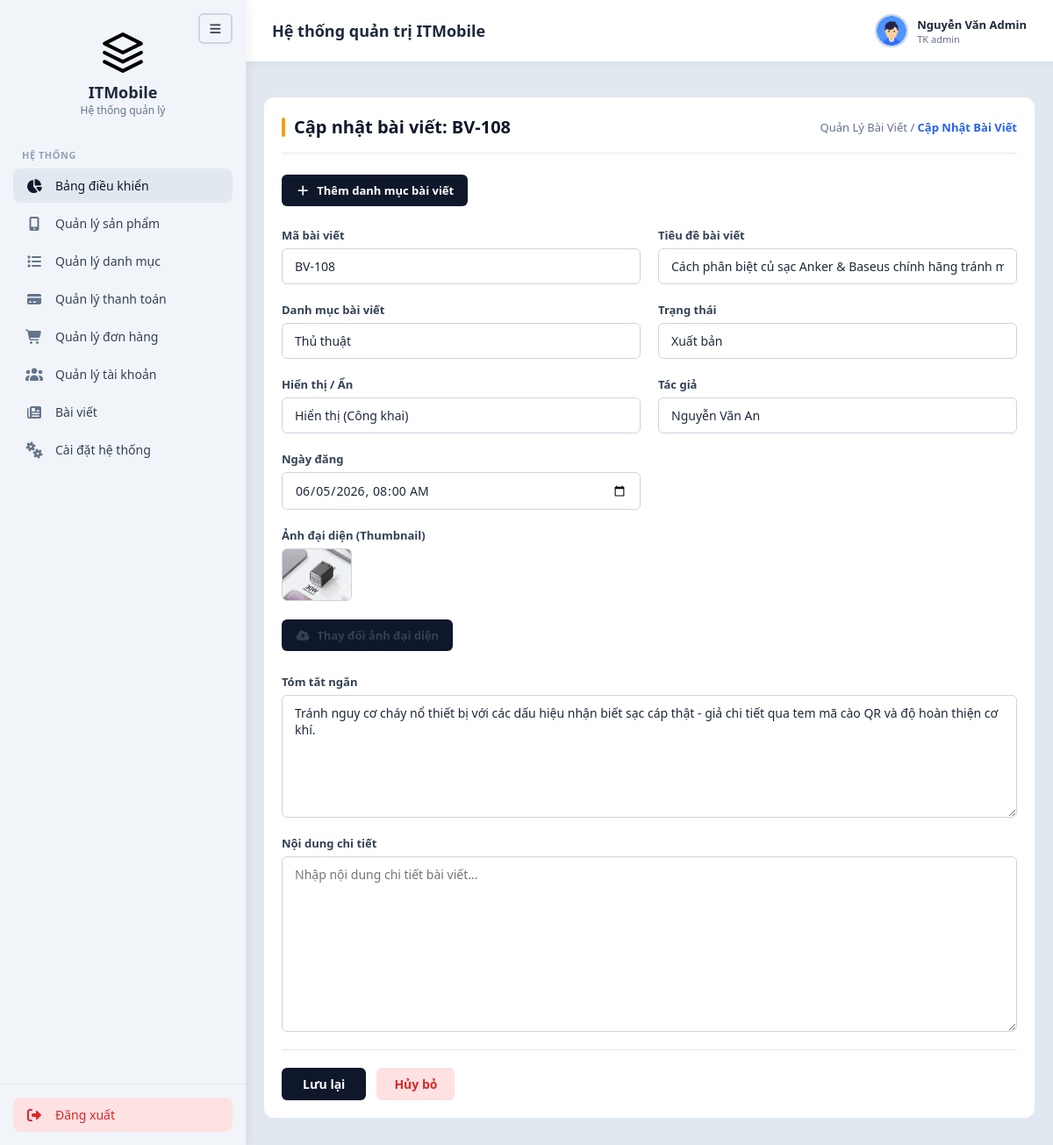
Page /Web_site/admin/capnhatbaiviet.php?id=8 (signed in) on the earlier database version.
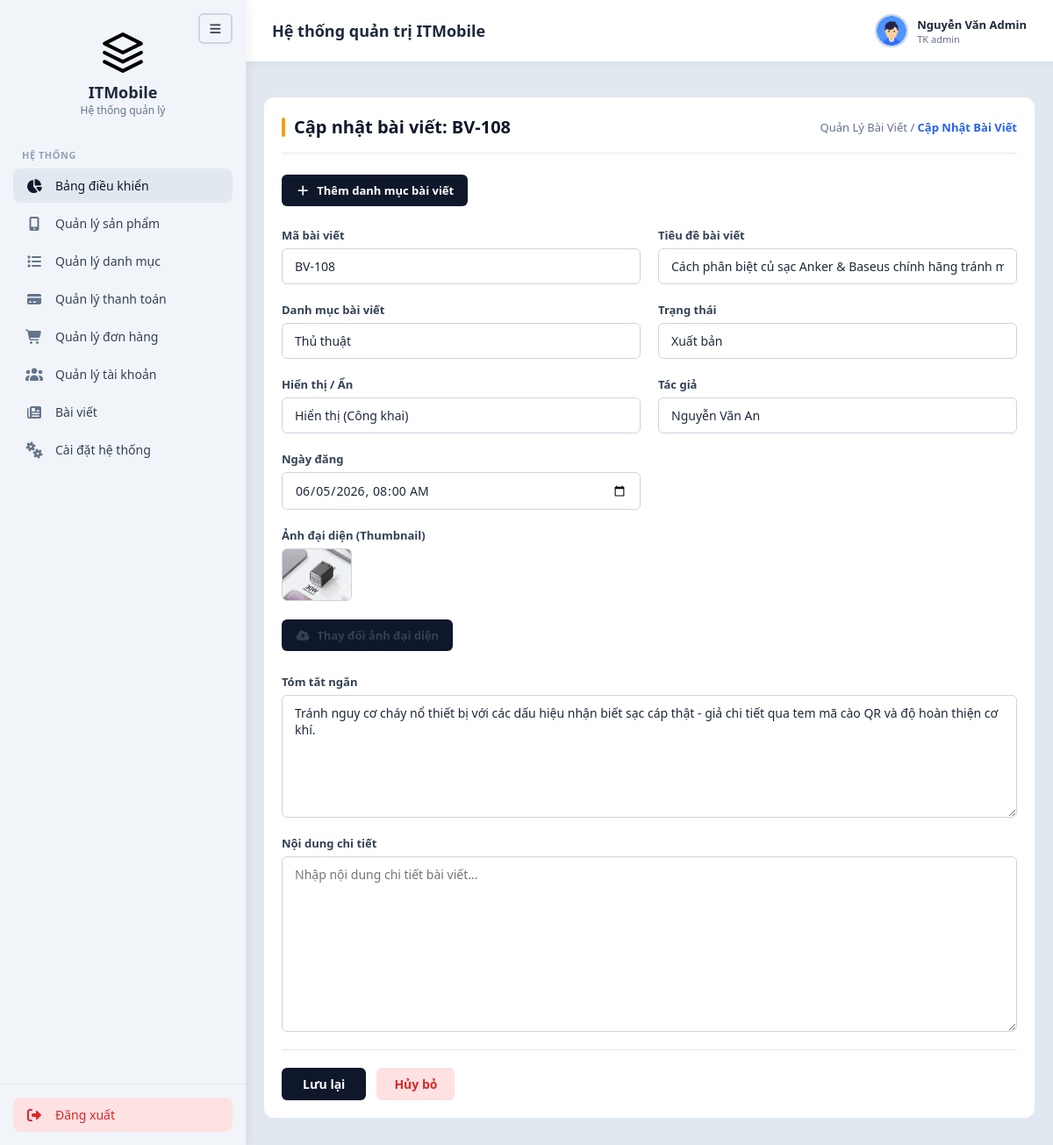
Same page on the later database version.
### tables this page shows
CREATE TABLE articles (
    id            INT AUTO_INCREMENT PRIMARY KEY,
    article_code  VARCHAR(20)  NOT NULL UNIQUE,           
    category_id   INT NOT NULL,
    title         VARCHAR(255) NOT NULL,
    summary       TEXT,                                   
    content       LONGTEXT,
    thumbnail     VARCHAR(255),                           
    author        VARCHAR(100),                           
    view_count    INT DEFAULT 0,                          
    status        ENUM('Xuat ban','Ban nhap','Cho duyet') NOT NULL DEFAULT 'Ban nhap',
    is_visible    TINYINT(1) DEFAULT 1,                   
    published_at  DATETIME,                               
    FOREIGN KEY (category_id) REFERENCES news_categories(id)
);

CREATE TABLE news_categories (
    id    INT AUTO_INCREMENT PRIMARY KEY,
    name  VARCHAR(100) NOT NULL UNIQUE,
    slug  VARCHAR(100) NOT NULL UNIQUE
);

### Web_site/admin/xyly/xuly.php (called while the page is built, shortened)
<?php
class xuly extends csdltmdt
{
    public function xuatdulieu($sql)
    {
        $arr = array();
        $link = $this->connect();
        if ($link) {
            $result = $link->query($sql);
            if ($result && $result->num_rows > 0) {
                while ($row = $result->fetch_assoc()) {
                    $arr[] = $row;
                }
            }
        }
        return $arr;
    }
}

### Web_site/admin/capnhatbaiviet.php (the view, shortened to what the changed rows need)
<?php
include("xyly/xuly.php");
$db = new xuly();
$layid = isset($_REQUEST['id']) ? intval($_REQUEST['id']) : 0;
$article_info = $db->xuatdulieu("SELECT * FROM articles WHERE id = '$layid' LIMIT 1");
if (!empty($article_info)) {
    $row          = $article_info[0];
    $article_code = $row['article_code'];
    $title        = $row['title'];
    $category_id  = $row['category_id'];
    $summary      = $row['summary'];
    $thumbnail    = $row['thumbnail'];
    $author       = $row['author'];
    $status       = $row['status'];
    $is_visible   = $row['is_visible'];
    $published_at = !empty($row['published_at']) ? date('Y-m-d\TH:i', strtotime($row['published_at'])) : date('Y-m-d\TH:i');
}
$categories = $db->xuatdulieu("SELECT id, name FROM news_categories");
include("includes/header.php");
include("includes/navbar.php");
?>
<main class="main-content" style="margin-top: 20px;">
    <div class="form-scroll-container" style="background-color: white; padding: 20px; border-radius: 12px;">
        <div class="product-header-wrap">
            <div class="product-title-area">
                <h1>Cập nhật bài viết: <?php echo htmlspecialchars($article_code); ?></h1>
            </div>
        </div>
        <form id="updateArticleForm" action="" method="POST" enctype="multipart/form-data">
            <div class="product-form-grid">
                <div class="product-field-group">
                    <label>Mã bài viết</label>
                    <input type="text" name="article_code" class="product-input" value="<?php echo htmlspecialchars($article_code); ?>" readonly style="background-color: #f1f5f9; cursor: not-allowed;" required>
                </div>
                <div class="product-field-group">
                    <label>Tiêu đề bài viết</label>
                    <input type="text" name="title" class="product-input" value="<?php echo htmlspecialchars($title); ?>" placeholder="Nhập tiêu đề bài viết..." required>
                </div>
                <div class="product-field-group">
                    <label>Danh mục bài viết</label>
                    <select name="category_id" class="product-input" required>
                        <?php if (!empty($categories)): ?>
                            <?php foreach ($categories as $cat): ?>
                                <option value="<?php echo $cat['id']; ?>" <?php echo ($category_id == $cat['id']) ? 'selected' : ''; ?>>
                                    <?php echo htmlspecialchars($cat['name']); ?>
                                </option>
                            <?php endforeach; ?>
                        <?php endif; ?>
                    </select>
                </div>
                <div class="product-field-group">
                    <label>Trạng thái</label>
                    <select name="status" class="product-input" required>
                        <option value="Xuất bản" <?php echo ($status === 'Xuất bản') ? 'selected' : ''; ?>>Xuất bản</option>
                    </select>
                </div>
                <div class="product-field-group">
                    <label>Hiển thị / Ẩn</label>
                    <select name="is_visible" class="product-input" required>
                        <option value="1" <?php echo ($is_visible == 1) ? 'selected' : ''; ?>>Hiển thị (Công khai)</option>
                    </select>
                </div>
                <div class="product-field-group">
                    <label>Tác giả</label>
                    <input type="text" name="author" class="product-input" value="<?php echo htmlspecialchars($author); ?>" placeholder="Nhập tên tác giả..." required>
                </div>
                <div class="product-field-group">
                    <label>Ngày đăng</label>
                    <input type="datetime-local" name="published_at" class="product-input" value="<?php echo $published_at; ?>">
                </div>
                <div class="product-field-group span-4">
                    <div style="margin-bottom: 10px;">
                        <?php if (!empty($thumbnail)): ?>
                            <img src="../uploads/baiviet/<?php echo htmlspecialchars($thumbnail); ?>" alt="Thumbnail" class="product-img" style="width: 80px; height: 60px; object-fit: cover; border-radius: 6px; border: 1px solid #cbd5e1;">
                        <?php else: ?>
                            <span style="color: #64748b; font-style: italic;">Chưa có ảnh đại diện</span>
                        <?php endif; ?>
                    </div>
                </div>
                <div class="product-field-group span-4">
                    <label>Tóm tắt ngắn</label>
                    <textarea name="summary" class="product-input" placeholder="Nhập tóm tắt ngắn về nội dung bài viết..." style="height: 80px;"><?php echo htmlspecialchars($summary); ?></textarea>
                </div>
            </div>
        </form>
    </div>
</main>
<?php
include("includes/footer.php");
?>

Differences in the rows shown:
changed articles "BV-108": status "Xuất bản" → (not shown)
Other differences:
form field status: (not shown) → "Xuất bản"
